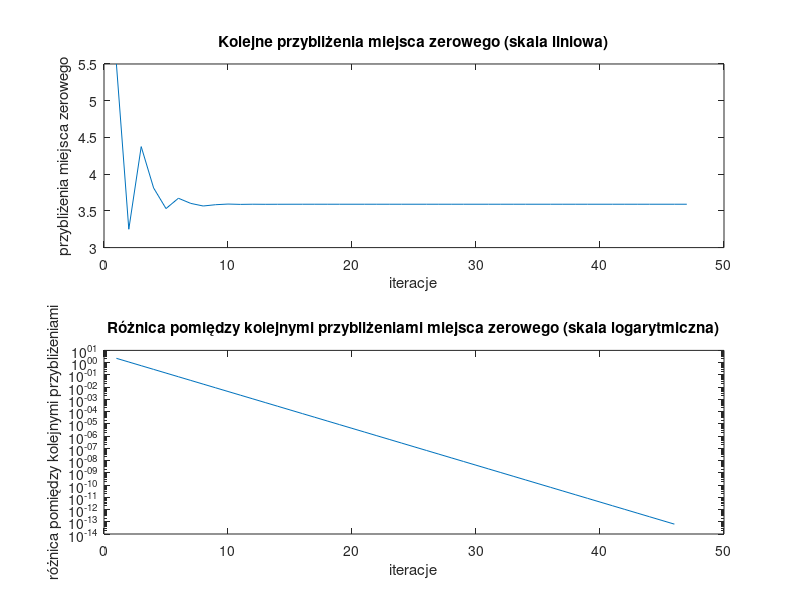

Write MATLAB code to recreate this figure.
function [xvec,xdif,xsolution,ysolution,iterations] = impedance_bisection()
% Wyznacza miejsce zerowe funkcji impedance_difference metodą bisekcji.
% xvec - wektor z kolejnymi przybliżeniami miejsca zerowego, gdzie xvec(1)= (a+b)/2
% xdif - wektor różnic kolejnych przybliżeń miejsca zerowego
%   xdif(i) = abs(xvec(i+1)-xvec(i));
% xsolution - obliczone miejsce zerowe
% ysolution - wartość funkcji impedance_difference wyznaczona dla f=xsolution
% iterations - liczba iteracji wykonana w celu wyznaczenia xsolution

a = 1; % lewa granica przedziału poszukiwań miejsca zerowego
b = 10; % prawa granica przedziału poszukiwań miejsca zerowego
ytolerance = 1e-12; % tolerancja wartości funkcji w przybliżonym miejscu zerowym.
% Warunek abs(f1(xsolution))<ytolerance określa jak blisko zera ma znaleźć
% się wartość funkcji w obliczonym miejscu zerowym funkcji f1(), aby obliczenia
% zostały zakończone.
max_iterations = 1000; % maksymalna liczba iteracji wykonana przez alg. bisekcji

fa = impedance_difference(a);
fb = impedance_difference(b);

xvec = [];
xdif = [];
xsolution = Inf;
ysolution = Inf;
iterations = max_iterations;

for ii=1:max_iterations
    c = (a+b)/2;
    xvec(ii,1) = c;
    fc = impedance_difference(c);
    if(abs(fc)<ytolerance)
        xsolution = c;
        ysolution = fc;
        iterations = ii;
        break
    elseif (fa*fc) < 0
        b = c;
        fb = fc;
    else
        a = c;
        fa = fc;
    end
end

for i=1:iterations-1
    xdif(i,1) = abs(xvec(i+1)-xvec(i));
end

figure;
subplot(2,1,1);
plot(1:iterations, xvec);
title('Kolejne przybliżenia miejsca zerowego (skala liniowa)');
xlabel('iteracje');
ylabel('przybliżenia miejsca zerowego');

subplot(2,1,2);
semilogy(1:iterations-1, xdif);
title('Różnica pomiędzy kolejnymi przybliżeniami miejsca zerowego (skala logarytmiczna)');
xlabel('iteracje');
ylabel('różnica pomiędzy kolejnymi przybliżeniami');


end

function impedance_delta = impedance_difference (f)
% Tutaj wklej definicję funkcji zdefiniowanej w zadaniu 1.

if f <= 0
    msg = 'Frequency should be more or equal to 0';
    error(msg);
else
    R = 525;
    C = 0.00007;
    L = 3;
    absZ = 1 / sqrt((1/(R^2)) + ((2*pi*f*C) - (1/(2*pi*f*L)))^2 );
    M = 75;
    impedance_delta = absZ - M;
end

end